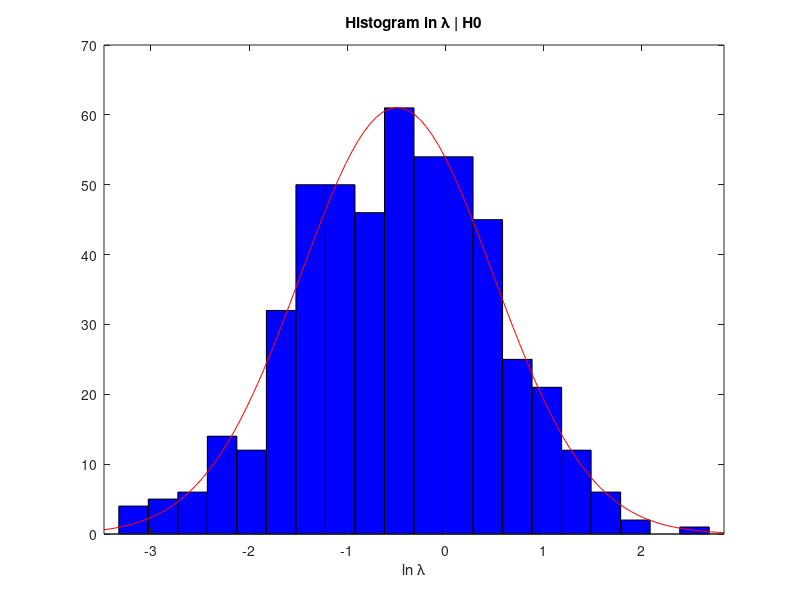
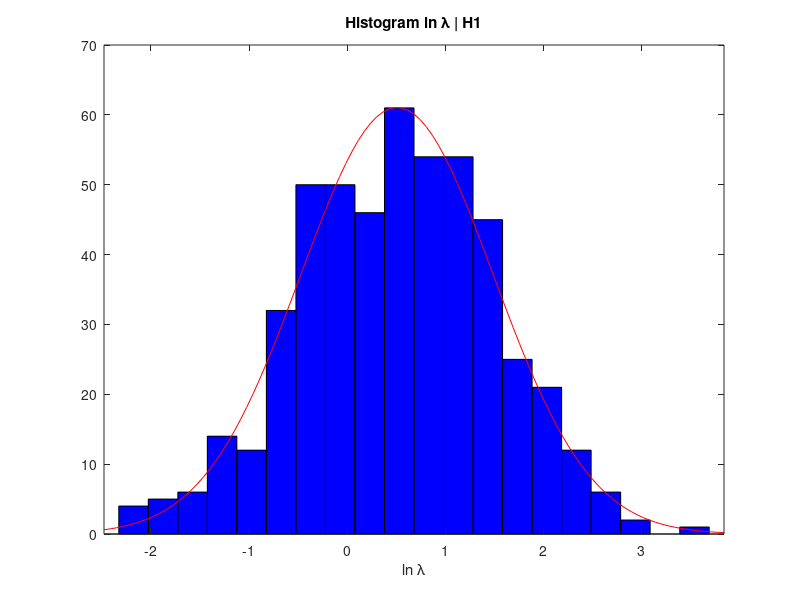
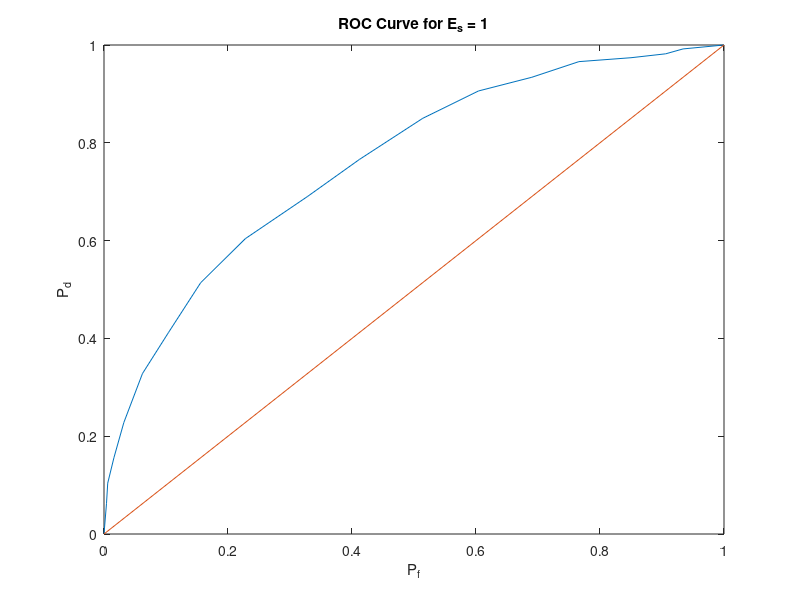
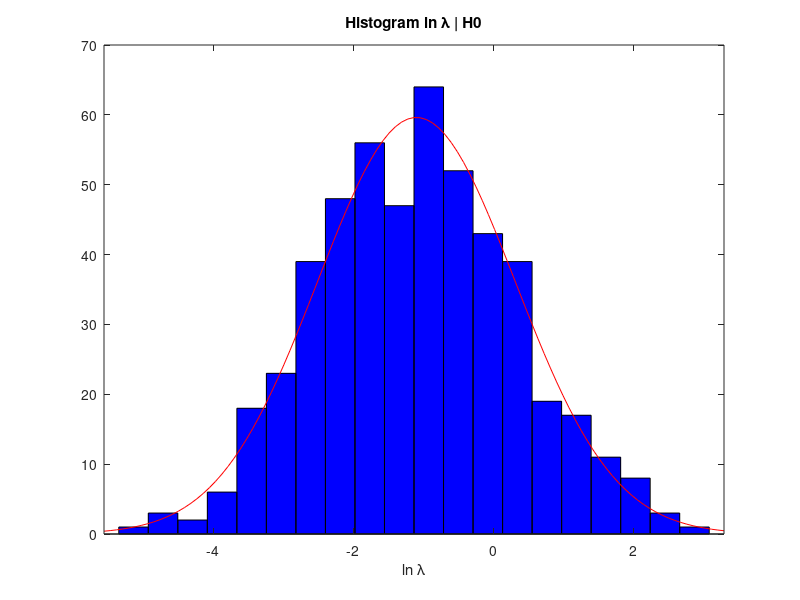

These figures' MATLAB source, in order: (Note: this script raises an error after producing the figures.)
%%
% Signal with energy = 1
clear
% Define the image size
rows = 1024;                    
cols = 1024;
S = eye(rows, cols);            % create 1024x1024 diagonal matrix of 1
energy = 1;
alpha = sqrt(energy/1024);      % value of diagonal element to get E = 1
A = alpha.*S;                   % create image matrix A
E = sum(sum(A.^2));             % check the energy of the image
fprintf("Total signal energy: %f\n", E);

l0 = zeros(500,1);
l1 = zeros(500,1);
for i = 1:1:500
noise = normrnd(0,1,[rows,cols]);
A_noise = A + noise;            % add noise to the signal A

l0(i) = sum(sum(noise.*A)) - E/2;
l1(i) = sum(sum(A_noise.*A)) -E/2;
end

figure, histfit(l0,20)
title('Histogram ln \lambda | H0');
xlabel('ln \lambda');
figure, histfit(l1,20)
title('Histogram ln \lambda | H1');
xlabel('ln \lambda');

P_d = zeros(19,1);
P_f = zeros(19,1);
beta = [-2:0.25:2];
for i = 1:1:17
P_d(i+1) = sum(l1 > beta(i))/500;
P_f(i+1) = sum(l0 > beta(i))/500;
end
P_d(1) = 1;
P_f(1) = 1;

figure, plot(P_f, P_d)
title('ROC Curve for E_s = 1');
xlabel('P_f');
ylabel('P_d');
hold on
plot([0,1],[0,1])

%%
% Signal with energy = 2
clear
% Define the image size
rows = 1024;                    
cols = 1024;
S = eye(rows, cols);            % create 1024x1024 diagonal matrix of 1
energy = 2;
alpha = sqrt(energy/1024);      % value of diagonal element to get E = 2
A = alpha.*S;                   % create image matrix A
E = sum(sum(A.^2));             % check the energy of the image
fprintf("Total signal energy: %f\n", E);

l0 = zeros(500,1);
l1 = zeros(500,1);
for i = 1:1:500
noise = normrnd(0,1,[rows,cols]);
A_noise = A + noise;            % add noise to the signal A

l0(i) = sum(sum(noise.*A)) - E/2;
l1(i) = sum(sum(A_noise.*A)) -E/2;
end

figure, histfit(l0,20)
title('Histogram ln \lambda | H0');
xlabel('ln \lambda');
figure, histfit(l1,20)
title('Histogram ln \lambda | H1');
xlabel('ln \lambda');

P_d = zeros(19,1);
P_f = zeros(19,1);
beta = [-2:0.25:2];
for i = 1:1:17
P_d(i+1) = sum(l1 > beta(i))/500;
P_f(i+1) = sum(l0 > beta(i))/500;
end
P_d(1) = 1;
P_f(1) = 1;

figure, plot(P_f, P_d)
title('ROC Curve for E_s = 2');
xlabel('P_f');
ylabel('P_d');
hold on
plot([0,1],[0,1])

%%
% Signal with energy = 4
clear
% Define the image size
rows = 1024;                    
cols = 1024;
S = eye(rows, cols);            % create 1024x1024 diagonal matrix of 1
energy = 4;
alpha = sqrt(energy/1024);      % value of diagonal element to get E = 4
A = alpha.*S;                   % create image matrix A
E = sum(sum(A.^2));             % check the energy of the image
fprintf("Total signal energy: %f\n", E);

l0 = zeros(500,1);
l1 = zeros(500,1);
for i = 1:1:500
noise = normrnd(0,1,[rows,cols]);
A_noise = A + noise;            % add noise to the signal A

l0(i) = sum(sum(noise.*A)) - E/2;
l1(i) = sum(sum(A_noise.*A)) -E/2;
end

figure, histfit(l0,20)
title('Histogram ln \lambda | H0');
xlabel('ln \lambda');
figure, histfit(l1,20)
title('Histogram ln \lambda | H1');
xlabel('ln \lambda');

P_d = zeros(19,1);
P_f = zeros(19,1);
beta = [-2:0.25:2];
for i = 1:1:17
P_d(i+1) = sum(l1 > beta(i))/500;
P_f(i+1) = sum(l0 > beta(i))/500;
end
P_d(1) = 1;
P_f(1) = 1;

figure, plot(P_f, P_d)
title('ROC Curve for E_s = 4');
xlabel('P_f');
ylabel('P_d');
hold on
plot([0,1],[0,1])

%%
% Signal with energy = 16
clear
% Define the image size
rows = 1024;                    
cols = 1024;
S = eye(rows, cols);            % create 1024x1024 diagonal matrix of 1
energy = 16;
alpha = sqrt(energy/1024);      % value of diagonal element to get E = 16
A = alpha.*S;                   % create image matrix A
E = sum(sum(A.^2));             % check the energy of the image
fprintf("Total signal energy: %f\n", E);

l0 = zeros(500,1);
l1 = zeros(500,1);
for i = 1:1:500
noise = normrnd(0,1,[rows,cols]);
A_noise = A + noise;            % add noise to the signal A

l0(i) = sum(sum(noise.*A)) - E/2;
l1(i) = sum(sum(A_noise.*A)) -E/2;
end

figure, histfit(l0,20)
title('Histogram ln \lambda | H0');
xlabel('ln \lambda');
figure, histfit(l1,20)
title('Histogram ln \lambda | H1');
xlabel('ln \lambda');

P_d = zeros(19,1);
P_f = zeros(19,1);
beta = [-2:0.25:2];
for i = 1:1:17
P_d(i+1) = sum(l1 > beta(i))/500;
P_f(i+1) = sum(l0 > beta(i))/500;
end
P_d(1) = 1;
P_f(1) = 1;

figure, plot(P_f, P_d)
title('ROC Curve for E_s = 16');
xlabel('P_f');
ylabel('P_d');
hold on
plot([0,1],[0,1])

%% Theoretical Approach E = 1
clear
close all
E = 1;
P_d = zeros(19,1);
P_f = zeros(19,1);
beta = [-2:0.25:2];
for i = 1:1:17
P_f(i+1) = normspec([beta(i),inf],-E/2,sqrt(E));
P_d(i+1) = normspec([beta(i),inf],E/2,sqrt(E));
end
P_d(1) = 1;
P_f(1) = 1;

figure, plot(P_f, P_d)
title('ROC Curve for E_s = 1');
xlabel('P_f');
ylabel('P_d');
hold on
plot([0,1],[0,1])

%% Theoretical Approach E = 2
clear
close all
E = 2;
P_d = zeros(19,1);
P_f = zeros(19,1);
beta = [-2:0.25:2];
for i = 1:1:17
P_f(i+1) = normspec([beta(i),inf],-E/2,sqrt(E));
P_d(i+1) = normspec([beta(i),inf],E/2,sqrt(E));
end
P_d(1) = 1;
P_f(1) = 1;

figure, plot(P_f, P_d)
title('ROC Curve for E_s = 2');
xlabel('P_f');
ylabel('P_d');
hold on
plot([0,1],[0,1])

%% Theoretical Approach E = 4
clear
close all
E = 4;
P_d = zeros(19,1);
P_f = zeros(19,1);
beta = [-2:0.25:2];
for i = 1:1:17
P_f(i+1) = normspec([beta(i),inf],-E/2,sqrt(E));
P_d(i+1) = normspec([beta(i),inf],E/2,sqrt(E));
end
P_d(1) = 1;
P_f(1) = 1;

figure, plot(P_f, P_d)
title('ROC Curve for E_s = 4');
xlabel('P_f');
ylabel('P_d');
hold on
plot([0,1],[0,1])

%% Theoretical Approach E = 16
clear
close all
E = 16;
P_d = zeros(19,1);
P_f = zeros(19,1);
beta = [-2:0.25:2];
for i = 1:1:17
P_f(i+1) = normspec([beta(i),inf],-E/2,sqrt(E));
P_d(i+1) = normspec([beta(i),inf],E/2,sqrt(E));
end
P_d(1) = 1;
P_f(1) = 1;

figure, plot(P_f, P_d)
title('ROC Curve for E_s = 16');
xlabel('P_f');
ylabel('P_d');
hold on
plot([0,1],[0,1])
